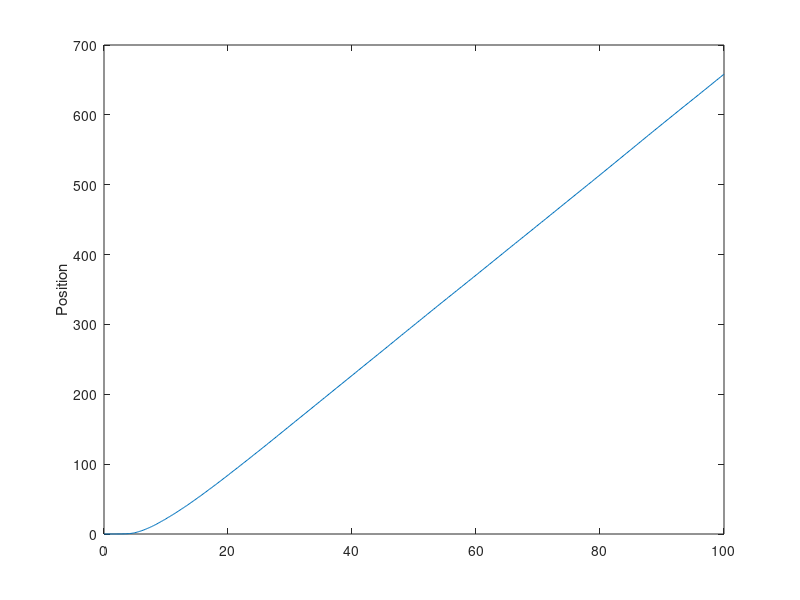
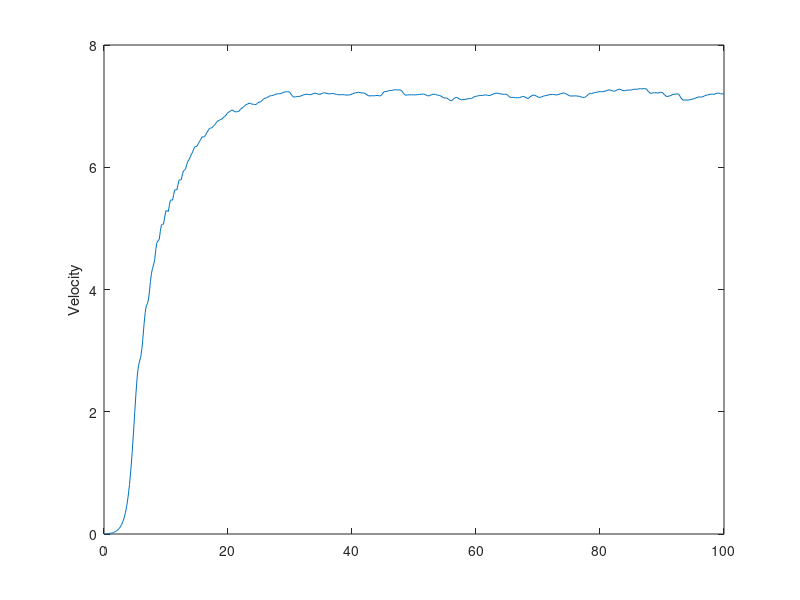

The MATLAB script that drew these images, in order:
%%%%%Geared Vehicle Code
function geared_vehicle()

clc
close all

tspan = [0 100];
xinitial = [(1/12)/3.28;0];
[tout,xout] = ode45(@Derivs,tspan,xinitial);

figure()
plot(tout,xout(:,1))
ylabel('Position')

figure()
plot(tout,xout(:,2))
ylabel('Velocity')


function dxdt = Derivs(t,xvec)

%%%States
x = xvec(1);
xdot = xvec(2);

%%%Constants
gravity = 9.81;
mass_rider = 185/2.2; %%kilos
mass_vehicle = 20/2.2; %%kilos
radius_tire = ((24/12)/3.28)/2; %%%meters
radius_rear = ((2/12)/3.28)/2; %%%we can change this
radius_front = ((8/12)/3.28)/2; %%%Assume is a constant
Lp = ((10/12)/3.28)/2; %%%length of pedals
theta_rads_max = 60*2*pi/60; %%%rad/s
n = 2.5;

%%%Kinematics 
%%velocity = omega * r
theta_tire_dot = xdot/radius_tire;
theta_rear_dot = theta_tire_dot;
theta_front_dot = (radius_rear/radius_front)*theta_rear_dot;
%% distance traveled = r * theta
theta_tire = x/radius_tire;
theta_rear = theta_tire;
theta_front = (radius_rear/radius_front)*theta_rear;

%%%Force Commanded by brain
fr = 10000; %%%Obviously wishful thinking

%%%%%Force applied to leg? - Limited by leg muscles
if fr > n*mass_rider*gravity
    frbar = n*mass_rider*gravity;
else
    frbar = fr;
end

%%%Force applied to pedal - limited by RPM
FRbar = frbar*(1-theta_front_dot/theta_rads_max);
if theta_front_dot > theta_rads_max
    FRbar = 0;
end

%%%Torque applied to crank shaft
torque_crank_shaft = FRbar*Lp*abs(sin(theta_front));

%%%Torque From Crank Shaft
torque_tire = (radius_rear/radius_front)*torque_crank_shaft;

%%%Force
force_tire = torque_tire/radius_tire;
c = 0.75; %%%Average Streamline drag that K-Nels found on the Interwebs
drag = c*xdot;
FN = (mass_rider + mass_vehicle)*gravity;
mu = 0.004; %%%Mr. Google at his finest
friction = mu*FN;

%%%Dynamics
xdbldot = (1/(mass_rider+mass_vehicle))*(-drag + force_tire);

if xdbldot > 0
    xdbldot = xdbldot - friction/(mass_rider + mass_vehicle);
end
if xdot < 0
    xdbldot = 0;
    xdot = 0;
end

dxdt = [xdot;xdbldot];
